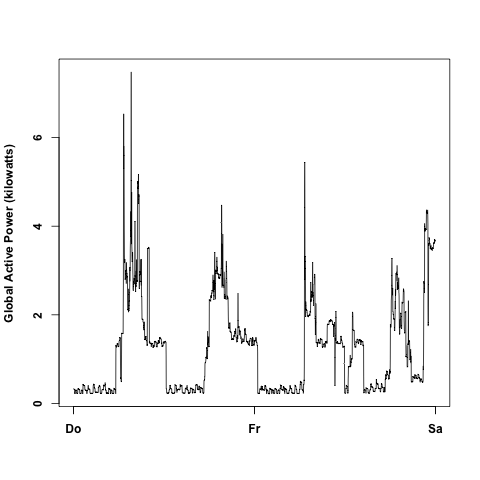

Recreate this plot in R.
# Get dataset
source("./Loaddata.r")

# Set plotting parameters
par(font.lab  = 2,
    font.axis = 2,
    pty = "m")

# Plot line graph
with(workingdata,
     plot(global_active_power ~ as.POSIXct(datetime),
          type = "l",
          xlab = "",
          ylab = "Global Active Power (kilowatts)"))

# Open PNG Device and save file
dev.copy(png, file = "plot2.png", height = 480, width = 480)
dev.off()

